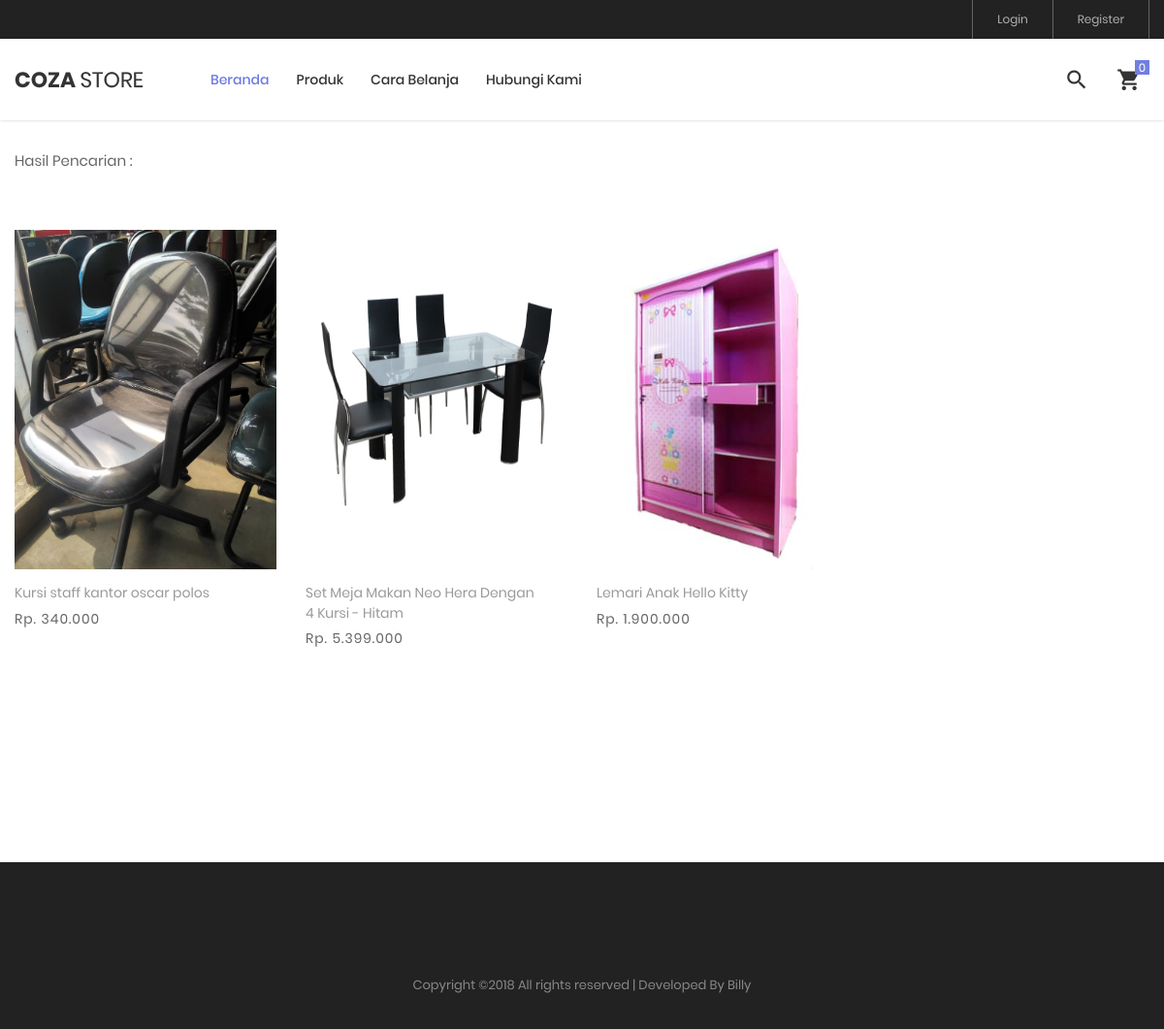
Screenshot of /index.php/produk/search with the database file from the repository.
### tables this page shows
CREATE TABLE IF NOT EXISTS `identitas` (
  `id_identitas` int(11) unsigned NOT NULL AUTO_INCREMENT,
  `kabupaten_id` int(11) NOT NULL DEFAULT '0',
  `nama_website` varchar(50) NOT NULL DEFAULT '0',
  `email` varchar(50) NOT NULL DEFAULT '0',
  `facebook` varchar(50) NOT NULL DEFAULT '0',
  `no_telp` varchar(50) NOT NULL DEFAULT '0',
  `nama_bank` varchar(50) NOT NULL DEFAULT '0',
  `alamat` varchar(255) NOT NULL DEFAULT '0',
  `favicon` varchar(255) NOT NULL DEFAULT '0',
  `logo` varchar(255) NOT NULL DEFAULT '0',
  PRIMARY KEY (`id_identitas`)
);

CREATE TABLE IF NOT EXISTS `tb_produk` (
  `id_produk` int(10) unsigned NOT NULL AUTO_INCREMENT,
  `kategori_id` int(10) unsigned NOT NULL,
  `kode_produk` varchar(50) NOT NULL,
  `nama_produk` varchar(50) NOT NULL,
  `harga` varchar(50) NOT NULL,
  `fee_jastip` varchar(50) NOT NULL,
  `berat` varchar(50) NOT NULL,
  `deskripsi` longtext NOT NULL,
  `gambar_1` varchar(255) DEFAULT NULL,
  `gambar_2` varchar(255) DEFAULT NULL,
  `gambar_3` varchar(255) DEFAULT NULL,
  `seo` varchar(255) DEFAULT NULL,
  PRIMARY KEY (`id_produk`),
  UNIQUE KEY `kode_produk` (`kode_produk`)
);

### application/libraries/Template.php (called while the page is built)
<?php if ( ! defined('BASEPATH')) exit('No direct script access allowed');
class Template {
		var $template_data = array();
		function set($name, $value)
		{
			$this->template_data[$name] = $value;
		}
		function load($template = '', $view = '' , $view_data = array(), $return = FALSE)
		{
			$this->CI =& get_instance();
			$this->set('contents', $this->CI->load->view($view, $view_data, TRUE));
			return $this->CI->load->view($template, $this->template_data, $return);
		}
}

### application/controllers/Produk.php (called while the page is built, shortened)
<?php
class Produk extends CI_Controller
{
    public function search()
    {
        $keyword    = $this->input->get('keyword');
        $config['per_page']         = 8;
        $from = $this->uri->segment(4);
        $data['produk_data'] = $this->produk->search($keyword, $config['per_page'], $from);
        $data['keyword'] = $keyword;
        $data['title'] = 'Hasil Pencarian Produk ' . $keyword;
        $this->template->load('front', 'produk/hasil_cari', $data);
    }
}

### index.php (called while the page is built, shortened)
<?php
require_once BASEPATH.'core/CodeIgniter.php';

### application/config/config.php (called while the page is built, shortened)
<?php
$http = 'http' . ((isset($_SERVER['HTTPS']) && $_SERVER['HTTPS'] == 'on') ? 's' : '') . '://';
$newurl = str_replace("index.php","", $_SERVER['SCRIPT_NAME']);
$config['base_url']    = "$http" . $_SERVER['SERVER_NAME'] . "" . $newurl;
$config['index_page'] = '';
$config['uri_protocol']	= 'REQUEST_URI';
$config['url_suffix'] = '';
$config['language']	= 'indonesian';
$config['charset'] = 'UTF-8';
$config['enable_hooks'] = FALSE;
$config['subclass_prefix'] = 'MY_';
$config['composer_autoload'] = "./vendor/autoload.php";
$config['permitted_uri_chars'] = 'a-z 0-9~%.:_\-';
$config['enable_query_strings'] = FALSE;
$config['controller_trigger'] = 'c';
$config['function_trigger'] = 'm';
$config['directory_trigger'] = 'd';
$config['allow_get_array'] = TRUE;
$config['log_threshold'] = 0;
$config['log_path'] = '';
$config['log_file_extension'] = '';
$config['log_file_permissions'] = 0644;
$config['log_date_format'] = 'Y-m-d H:i:s';
$config['error_views_path'] = '';
$config['cache_path'] = '';
$config['cache_query_string'] = FALSE;
$config['encryption_key'] = '';
$config['sess_driver'] = 'files';
$config['sess_cookie_name'] = 'ci_session';
$config['sess_expiration'] = 7200;
$config['sess_save_path'] = NULL;
$config['sess_match_ip'] = FALSE;
$config['sess_time_to_update'] = 300;
$config['sess_regenerate_destroy'] = FALSE;
$config['cookie_prefix']	= '';
$config['cookie_domain']	= '';
$config['cookie_path']		= '/';
$config['cookie_secure']	= FALSE;
$config['cookie_httponly'] 	= FALSE;
$config['standardize_newlines'] = FALSE;
$config['global_xss_filtering'] = FALSE;
$config['csrf_protection'] = FALSE;
$config['csrf_token_name'] = 'csrf_test_name';
$config['csrf_cookie_name'] = 'csrf_cookie_name';
$config['csrf_expire'] = 7200;
$config['csrf_regenerate'] = TRUE;
$config['csrf_exclude_uris'] = array();
$config['compress_output'] = FALSE;
$config['time_reference'] = 'local';
$config['rewrite_short_tags'] = FALSE;
$config['proxy_ips'] = '';

### application/config/pagination.php (called while the page is built, shortened)
<?php  if ( ! defined('BASEPATH')) exit('No direct script access allowed');
$config['query_string_segment'] = 'start';
$config['full_tag_open'] = '<nav><ul class="pagination" style="margin-top:0px">';
$config['full_tag_close'] = '</ul></nav>';
$config['first_link'] = 'First';
$config['first_tag_open'] = '<li>';
$config['first_tag_close'] = '</li>';
$config['last_link'] = 'Last';
$config['last_tag_open'] = '<li>';
$config['last_tag_close'] = '</li>';
$config['next_link'] = 'Next';

### application/models/Produk_model.php (called while the page is built, shortened)
<?php
class Produk_model extends CI_Model
{
    public $table = 'tb_produk';
    public function search($q, $number, $offset)
    {
        $this->db->from($this->table);
        $this->db->join('tb_kategori', 'tb_kategori.id_kategori = tb_produk.kategori_id');
        $this->db->order_by('id_produk', 'desc');
        $this->db->limit($number, $offset);
        return $this->db->get()->result();
    }
    public function count_all($kategori_id = 0, $q = null)
    {
        $this->db->from($this->table);
        return $this->db->count_all_results();
    }
}

### application/views/produk/hasil_cari.php (the view, shortened to what this page needs)
  <div class="bg0 m-t-23 p-b-140">
    <div class="container">
      <div class="flex-w flex-sb-m p-b-52">
        <div class="flex-w flex-l-m filter-tope-group m-tb-10">
          <span class="stext-106" >
             Hasil Pencarian : <?php echo $keyword ?>
          </span>
        </div>
      </div>
      <div class="row isotope-grid">
        <?php foreach ($produk_data as $row): ?>
        <div class="col-sm-6 col-md-4 col-lg-3 p-b-35 isotope-item women">
          <div class="block2">
            <div class="block2-pic hov-img0">
              <img height="350" src="<?php echo base_url('assets/foto_produk/'.$row->gambar_1) ?>" alt="IMG-PRODUCT">
            </div>
            <div class="block2-txt flex-w flex-t p-t-14">
              <div class="block2-txt-child1 flex-col-l ">
                <a href="<?php echo base_url('produk/detail_produk/'.$row->id_produk.'-'.permalink($row->nama_produk)) ?>" class="stext-104 cl4 hov-cl1 trans-04 js-name-b2 p-b-6">
                  <?php echo $row->nama_produk ?>
                </a>
                <span class="stext-105 cl3">
                  <?php echo format_rupiah($row->harga) ?>
                </span>
              </div>
            </div>
          </div>
        </div>
        <?php endforeach ?>
    </div>
    <div class="flex-c-m flex-w w-full p-t-45">
    </div>
  </div>
</div>

### application/views/front.php (shortened to what this page needs)
<!DOCTYPE html>
<html lang="en">
<head>
	<link rel="stylesheet" type="text/css" href="<?php echo assets_front() ?>vendor/bootstrap/css/bootstrap.min.css">
	<link rel="stylesheet" type="text/css" href="<?php echo assets_front() ?>fonts/font-awesome-4.7.0/css/font-awesome.min.css">
	<link rel="stylesheet" type="text/css" href="<?php echo assets_front() ?>fonts/iconic/css/material-design-iconic-font.min.css">
	<link rel="stylesheet" type="text/css" href="<?php echo assets_front() ?>fonts/linearicons-v1.0.0/icon-font.min.css">
	<link rel="stylesheet" type="text/css" href="<?php echo assets_back() ?>plugins/datatables/dataTables.bootstrap4.css">
	<link rel="stylesheet" type="text/css" href="<?php echo assets_front() ?>vendor/animate/animate.css">
	<link rel="stylesheet" type="text/css" href="<?php echo assets_front() ?>vendor/css-hamburgers/hamburgers.min.css">
	<link rel="stylesheet" type="text/css" href="<?php echo assets_front() ?>vendor/animsition/css/animsition.min.css">
	<link rel="stylesheet" type="text/css" href="<?php echo assets_front() ?>vendor/select2/select2.min.css">
	<link rel="stylesheet" type="text/css" href="<?php echo assets_front() ?>vendor/daterangepicker/daterangepicker.css">
	<link rel="stylesheet" type="text/css" href="<?php echo assets_front() ?>vendor/slick/slick.css">
	<link rel="stylesheet" type="text/css" href="<?php echo assets_front() ?>vendor/MagnificPopup/magnific-popup.css">
	<link rel="stylesheet" type="text/css" href="<?php echo assets_front() ?>vendor/perfect-scrollbar/perfect-scrollbar.css">
	<link rel="stylesheet" type="text/css" href="<?php echo assets_front() ?>css/util.css">
	<link rel="stylesheet" type="text/css" href="<?php echo assets_front() ?>css/main.css">
</head>
<body class="animsition">
	<header class="header-v4">
		<div class="container-menu-desktop">
			<div class="top-bar">
				<div class="content-topbar flex-sb-m h-full container">
					<div class="right-top-bar flex-w h-full">
						<?php if ($this->session->userdata('logged_in') == null): ?>
							<a href="<?php echo base_url() ?>auth/login" class="flex-c-m trans-04 p-lr-25">
								Login
							</a>
							<a href="<?php echo base_url() ?>auth/register" class="flex-c-m trans-04 p-lr-25">
								Register
							</a>
						<?php endif ?>
					</div>
				</div>
			</div>
			<div class="wrap-menu-desktop how-shadow1">
				<nav class="limiter-menu-desktop container">
					<a href="<?php echo base_url() ?>" class="logo">
						<img src="<?php echo get_logo() ?>" alt="IMG-LOGO">
					</a>
					<div class="menu-desktop">
						<ul class="main-menu">
							<li class="active-menu">
								<a href="<?php echo base_url() ?>">Beranda</a>
							</li>
							<li>
								<a href="<?php echo base_url('produk') ?>">Produk</a>
							</li>
							<li>
								<a href="<?php echo base_url('page/cara_belanja') ?>">Cara Belanja</a>
							</li>
							<li>
								<a href="<?php echo base_url('page/hubungi_kami') ?>">Hubungi Kami</a>
							</li>
						</ul>
					</div>
					<div class="wrap-icon-header flex-w flex-r-m">
						<div class="icon-header-item cl2 hov-cl1 trans-04 p-l-22 p-r-11 js-show-modal-search">
							<i class="zmdi zmdi-search"></i>
						</div>
						<div class="icon-header-item cl2 hov-cl1 trans-04 p-l-22 p-r-11 icon-header-noti js-show-cart" id="cart-icon" data-notify="0">
							<i class="zmdi zmdi-shopping-cart"></i>
						</div>
					</div>
				</nav>
			</div>
		</div>
	</header>
	<?php echo $contents; ?>
	<footer class="bg3 p-t-75 p-b-32">
		<div class="container">
			<div class="p-t-40">
				<p class="stext-107 cl6 txt-center">
Copyright &copy;<script>document.write(new Date().getFullYear());</script> All rights reserved | Developed By Billy
				</p>
			</div>
		</div>
	</footer>
</body>
</html>

### assets/front/css/main.css (style rules this page uses)
.container { max-width: 1380px; }
@media (max-width: 1600px) { .container { max-width: 1200px; } }
.container-menu-desktop { height: auto; width: 100%; position: relative; -webkit-transition: all 0.3s; -o-transition: all 0.3s; -moz-transition: all 0.3s; transition: all 0.3s; }
.header-v4 .container-menu-desktop { height: 124px; }
.top-bar { height: 40px; background-color: #222; }
.right-top-bar a { font-family: Poppins-Regular; font-size: 12px; line-height: 1.8; height: 100%; color: #b2b2b2; border-right: 1px solid rgba(255,255,255,0.3); }
.right-top-bar a:first-child { border-left: 1px solid rgba(255,255,255,0.3); }
.wrap-menu-desktop { position: fixed; z-index: 1100; background-color: transparent; width: 100%; height: 84px; top: 40px; left: 0px; -webkit-transition: height 0.3s, background-color 0.3s; -o-transition: height 0.3s, background-color 0.3s; -moz-transition: height 0.3s, background-color 0.3s; transition: height 0.3s, background-color 0.3s; }
.header-v4 .wrap-menu-desktop { background-color: #fff; }
.limiter-menu-desktop { height: 100%; display: -webkit-box; display: -webkit-flex; display: -moz-box; display: -ms-flexbox; display: flex; align-items: center; background-color: transparent; }
.logo { display: -webkit-box; display: -webkit-flex; display: -moz-box; display: -ms-flexbox; display: flex; align-items: center; height: 65%; margin-right: 55px; }
.logo img { max-width: 100%; max-height: 100%; }
.menu-desktop { display: -webkit-box; display: -webkit-flex; display: -moz-box; display: -ms-flexbox; display: flex; align-items: center; height: 100%; }
.main-menu { list-style-type: none; margin: 0; display: -webkit-box; display: -webkit-flex; display: -moz-box; display: -ms-flexbox; display: flex; align-items: center; }
.main-menu > li { display: block; position: relative; padding: 20px 10px 20px 0px; margin: 0px 4px 0px 14px; }
.main-menu > li > a { font-family: Poppins-Medium; font-size: 14px; color: #333; padding: 5px 0px; transition: all 0.4s; -webkit-transition: all 0.4s; -o-transition: all 0.4s; -moz-transition: all 0.4s; }
.wrap-icon-header { flex-grow: 1; }
.icon-header-item { position: relative; font-size: 26px; line-height: 1; cursor: pointer; }
.icon-header-noti::after { content: attr(data-notify); font-family: Poppins-Regular; font-size: 12px; color: #fff; line-height: 15px; text-align: center; display: block; position: absolute; top: -7px; right: 0; min-width: 15px; height: 15px; padding: 0 3px; background-color: #717fe0; }
.main-menu > li.active-menu > a { color: #6c7ae0; }
.block2-pic { position: relative; }
.block2-txt-child1 { width: calc(100% - 30px); }
.cl2 { color: #333; }
.cl3 { color: #666; }
.cl4 { color: #999; }
.cl6 { color: #888; }
.stext-104 { font-family: Poppins-Regular; font-size: 14px; line-height: 1.466667; }
.stext-105 { font-family: Poppins-Regular; font-size: 14px; line-height: 1.466667; letter-spacing: 1px; }
.stext-106 { font-family: Poppins-Regular; font-size: 15px; line-height: 1.2; }
.stext-107 { font-family: Poppins-Regular; font-size: 13px; line-height: 1.923; }
.bg0 { background-color: #fff; }
.bg3 { background-color: #222; }
.how-shadow1 { box-shadow: 0 0px 3px 0px rgba(0,0,0,0.2); -moz-box-shadow: 0 0px 3px 0px rgba(0,0,0,0.2); -webkit-box-shadow: 0 0px 3px 0px rgba(0,0,0,0.2); -o-box-shadow: 0 0px 3px 0px rgba(0,0,0,0.2); -ms-box-shadow: 0 0px 3px 0px rgba(0,0,0,0.2); }
.hov-img0 { display: block; overflow: hidden; }
.hov-img0 img { width: 100%; -webkit-transition: transform 0.9s ease; -o-transition: transform 0.9s ease; -moz-transition: transform 0.9s ease; transition: transform 0.9s ease; }

### rows the page displays
identitas: logo (picture)
tb_produk: gambar_1 (picture), nama_produk "Kursi staff kantor oscar polos", harga "Rp. 340.000"
tb_produk: gambar_1 (picture), nama_produk "Set Meja Makan Neo Hera Dengan 4 Kursi - Hitam", harga "Rp. 5.399.000"
tb_produk: gambar_1 (picture), nama_produk "Lemari Anak Hello Kitty", harga "Rp. 1.900.000"
